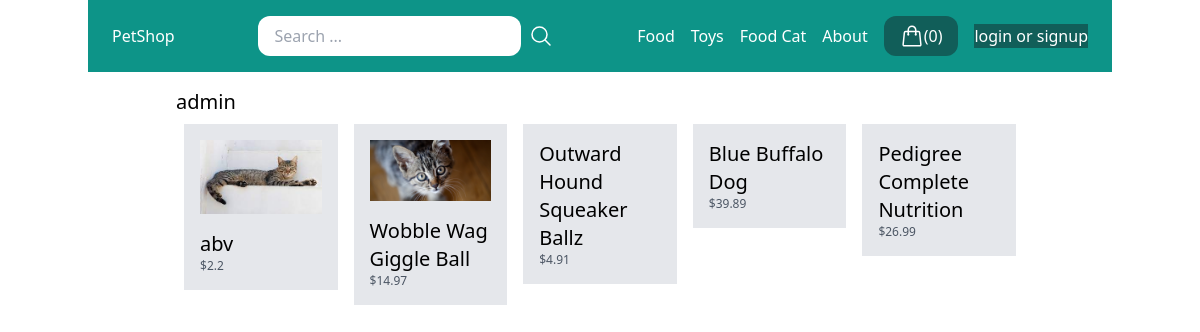
/vendors/1/, run on the app's committed database.
### store/models.py (models this page shows, shortened)
class Category(models.Model):
    title = models.CharField(max_length=50)
    slug = models.SlugField(max_length=50)
    class Meta:
        verbose_name_plural = 'Categories'

class Product(models.Model):
    DRAFT = 'draft'
    WAITING_APPROVAL = 'waitingapprpval'
    ACTIVE = 'active'
    DELETED = 'deleted'
    STATUS_CHOICES = (
        (DRAFT, 'Draft'),
        (WAITING_APPROVAL, 'Waiting approval'),
        (ACTIVE, 'Active'),
        (DELETED, 'Deleted'),
    )
    user = models.ForeignKey(User, related_name='products', on_delete=models.CASCADE)
    category = models.ForeignKey(Category, related_name='products', on_delete=models.CASCADE)
    title = models.CharField(max_length=100)
    slug = models.SlugField(max_length=100)
    description = models.TextField(blank=True)
    price = models.IntegerField()
    image = models.ImageField(upload_to='uploads/product_images/', blank=True, null=True)
    thumbnail = models.ImageField(upload_to='uploads/product_images/thumbnail', blank=True, null=True)
    create_at = models.DateTimeField(auto_now_add=True)
    updated_at = models.DateTimeField(auto_now=True)
    status = models.CharField(max_length=50, choices=STATUS_CHOICES, default=ACTIVE)
    class Meta:
        ordering = ('-create_at',)
    def get_display_price(self):
        return self.price / 100

### userprofile/views.py (the view)
# urls.py: path('vendors/<int:pk>/', views.vendor_detail, name='vendor_detail'),
def vendor_detail(request, pk):
    user = User.objects.get(pk=pk)
    return render(request, 'userprofile/vendor_detail.html',{
        'user':user
    })

### store/templatetags/menu.py (called while the page is built)
@register.inclusion_tag('core/menu.html')
def menu():
    categories = Category.objects.all()
    return {'categories':categories}

### userprofile/templates/userprofile/vendor_detail.html (shortened to what this page needs)
{% extends 'core/base.html' %}
{% block content %}
    <h1 class="text-xl">{% firstof user.get_full_name user.username %}</h1>
    <div class="flex flex-warp">
        {% for product in user.products.all %}
            <div class="product w-1/3 p-2">
                <div class="p-4 bg-gray-200">
                    {% if product.image %}
                        <div class="image mb-4">
                            <img src="{{ product.image.url }}" alt="Image of {{ product.title }}">
                        </div>
                    {% endif %}
                    <a href="{% url 'product_detail' product.category.slug product.slug %}">
                        <h2 class="text-xl">{{ product.title }}</h2>
                        <p class="text-xs text-gray-600">${{ product.get_display_price }}</p>
                    </a>
                </div>
            </div>
        {% endfor %}
    </div>
{% endblock %}

### core/templates/core/menu.html
{% for category in categories %}
    <a href="{% url 'category_detail' category.slug %}" class="text-white">{{ category.title }}</a>
{% endfor %}
<a href="{% url 'about' %}" class="text-white">About</a>

### data on the page
Category: title "Food"
Category: title "Toys"
Category: title "Food Cat"
Product: image (picture), title "abv", get_display_price "2.2"
Product: image (picture), title "Wobble Wag Giggle Ball", get_display_price "14.97"
Product: title "Outward Hound Squeaker Ballz", get_display_price "4.91"
Product: title "Blue Buffalo Dog", get_display_price "39.89"
Product: title "Pedigree Complete Nutrition", get_display_price "26.99"

### other printed values
{{ cart|length }} "0"
